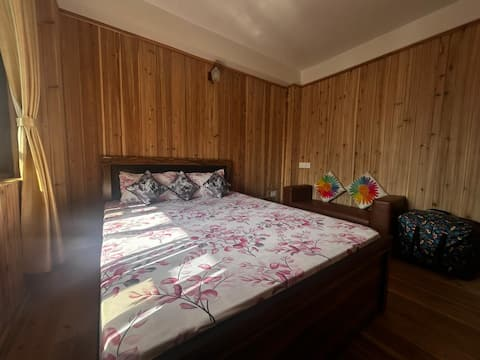
#> input picture private_media/aibooster/17c793d0-84b2-4d9a-b977-e1c341b4c930/original-103a594848fd46678d01243216ec012e.jpg, 480 x 360 px
$ python -i imaging.py   (imports and definitions only)
#> lines starting #> are read from the running program, lines starting #| are printed output that depends on the picture
#> further down, picture is the input picture: PIL image 480x360 RGB; mean R, G, B 104.2, 79, 60.3
"""Pillow steps: upscale the AI result and make the watermarked preview."""
import io
import math

from PIL import Image, ImageDraw, ImageFont, ImageOps

CLEAN_LONG_EDGE = 3000
PREVIEW_LONG_EDGE = 1600
API_LONG_EDGE = 1536
WATERMARK_TEXT = 'FavHost'
WATERMARK_OPACITY = 0.30
# Bump this whenever the watermark's look changes: stored previews carrying an older version are redrawn
# from the clean photo the next time they are shown (see views._current_preview_key).
WATERMARK_VERSION = 'w2'
_FONT_CANDIDATES = ('arialbd.ttf', 'Arial Bold.ttf', 'DejaVuSans-Bold.ttf', 'LiberationSans-Bold.ttf')


def open_image(data):
    """Open + validate image bytes, honouring EXIF orientation."""
    img = Image.open(io.BytesIO(data))
    img.load()
    return ImageOps.exif_transpose(img)


def image_format(data):
    """Pillow's format name ('JPEG', 'PNG', ...) for image bytes."""
    with Image.open(io.BytesIO(data)) as img:
        return img.format


def to_png_bytes(img):
    buf = io.BytesIO()
    img.save(buf, 'PNG')
    return buf.getvalue()


def _to_rgb(img):
    if img.mode in ('RGBA', 'LA', 'P'):
        rgba = img.convert('RGBA')
        bg = Image.new('RGB', rgba.size, (255, 255, 255))
        bg.paste(rgba, mask=rgba.split()[-1])
        return bg
    return img.convert('RGB')


def resize_long_edge(img, long_edge):
    """Resize keeping aspect ratio so the longer side is exactly `long_edge`."""
    w, h = img.size
    scale = long_edge / max(w, h)
    return img.resize((max(1, round(w * scale)), max(1, round(h * scale))), Image.LANCZOS)


def prepare_for_api(img, long_edge=API_LONG_EDGE):
    """JPEG bytes for the edits call, shrunk so the longer side is <= 1536px.

    The API returns at most 1536px, so a bigger input only slows the upload and
    costs more input tokens; it never improves the result. Never upscales.
    """
    img = _to_rgb(img)
    if max(img.size) > long_edge:
        img = resize_long_edge(img, long_edge)
    return to_jpeg_bytes(img, 90)


def upscale_to_clean(img):
    return resize_long_edge(_to_rgb(img), CLEAN_LONG_EDGE)


def _font(size):
    for name in _FONT_CANDIDATES:
        try:
            return ImageFont.truetype(name, size)
        except OSError:
            continue
    return ImageFont.load_default(size=size)


def watermark(img):
    """Small, light, diagonal repeating white 'FavHost' text: visible enough to deter reuse, subtle enough
    that the photo is still clearly judged."""
    base = _to_rgb(img)
    if max(base.size) > PREVIEW_LONG_EDGE:  # preview never needs to be bigger than this
        base = resize_long_edge(base, PREVIEW_LONG_EDGE)
    base = base.convert('RGBA')
    w, h = base.size
#> w = 480; h = 360
    size = max(14, round(min(w, h) * 0.035))
#> size = 14
    font = _font(size)
    alpha = round(255 * WATERMARK_OPACITY)
    stroke = 1   # hairline edge so the white text stays readable on bright walls

    left, top, right, bottom = font.getbbox(WATERMARK_TEXT, stroke_width=stroke)
#> left = -1; top = 2; right = 57; bottom = 14
    step_x, step_y = round((right - left) * 3.0), round((bottom - top) * 6.0)   # wide gaps: the photo stays easy to see
#> step_x = 174; step_y = 72

    # Draw on a square layer big enough that, once rotated, it still covers the photo.
    side = math.ceil(math.hypot(w, h))
#> side = 600
    layer = Image.new('RGBA', (side, side), (0, 0, 0, 0))
#> layer: PIL image 600x600 RGBA; every value is 0
    draw = ImageDraw.Draw(layer)
    for row, y in enumerate(range(0, side, step_y)):
        offset = (step_x // 2) if row % 2 else 0
        for x in range(-step_x, side, step_x):
            draw.text((x + offset, y), WATERMARK_TEXT, font=font,
                      fill=(255, 255, 255, alpha), stroke_width=stroke, stroke_fill=(30, 30, 30, round(alpha * 0.45)))
    layer = layer.rotate(30, resample=Image.BICUBIC)
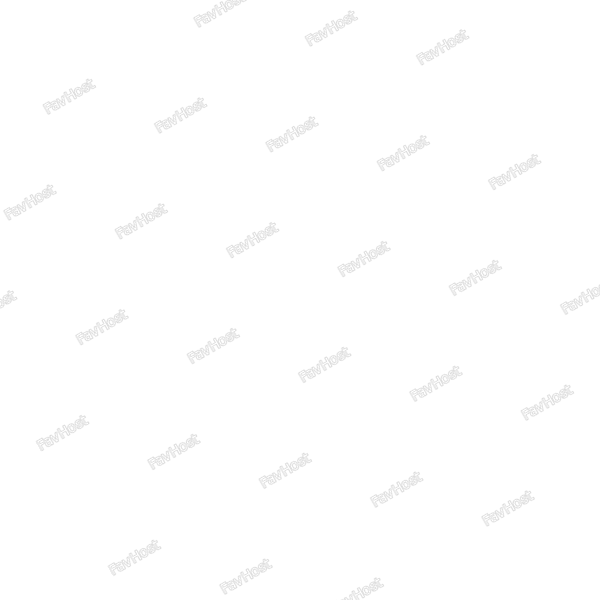
#> layer: PIL image 600x600 RGBA; mean R, G, B, A 3.9, 3.9, 3.9, 1.7; transparent parts drawn white
    crop_left, crop_top = (side - w) // 2, (side - h) // 2
#> crop_left = 60; crop_top = 120
    layer = layer.crop((crop_left, crop_top, crop_left + w, crop_top + h))
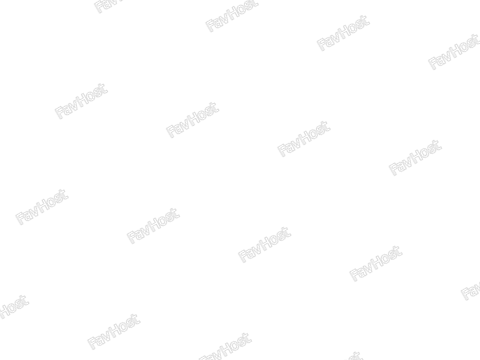
#> layer: PIL image 480x360 RGBA; mean R, G, B, A 4.4, 4.4, 4.4, 1.8; transparent parts drawn white
    return Image.alpha_composite(base, layer).convert('RGB')


def to_jpeg_bytes(img, quality):
    buf = io.BytesIO()
    # No optimize=True: it makes a 3000px encode noticeably slower for ~2% smaller files.
    img.save(buf, 'JPEG', quality=quality)
    return buf.getvalue()

>>> from PIL import Image
>>> picture = Image.open('../private_media/aibooster/17c793d0-84b2-4d9a-b977-e1c341b4c930/original-103a594848fd46678d01243216ec012e.jpg')
>>> result = watermark(picture)

$ run again, on private_media/aibooster/17c793d0-84b2-4d9a-b977-e1c341b4c930/clean-15f206f2f0724ea8bee6704a8ad26cab.jpg
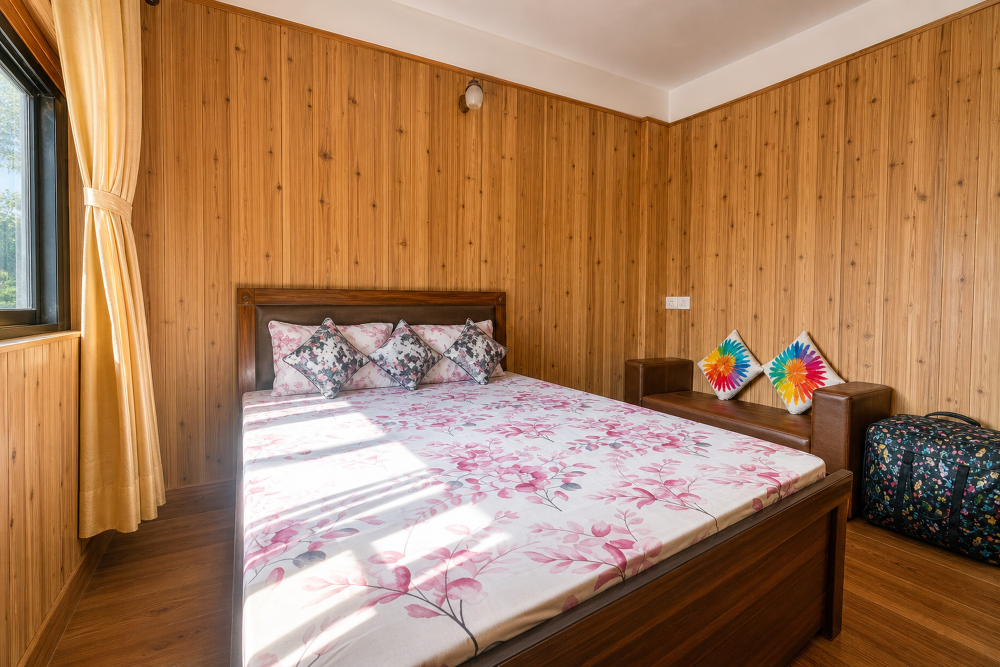
#> input picture private_media/aibooster/17c793d0-84b2-4d9a-b977-e1c341b4c930/clean-15f206f2f0724ea8bee6704a8ad26cab.jpg, 3000 x 2000 px (shown at 1/3 size)
#> picture is the input picture: PIL image 3000x2000 RGB; mean R, G, B 166.4, 124.4, 90.7
#> in watermark, `layer = layer.rotate(30, resample=Image.BICUBIC)`:
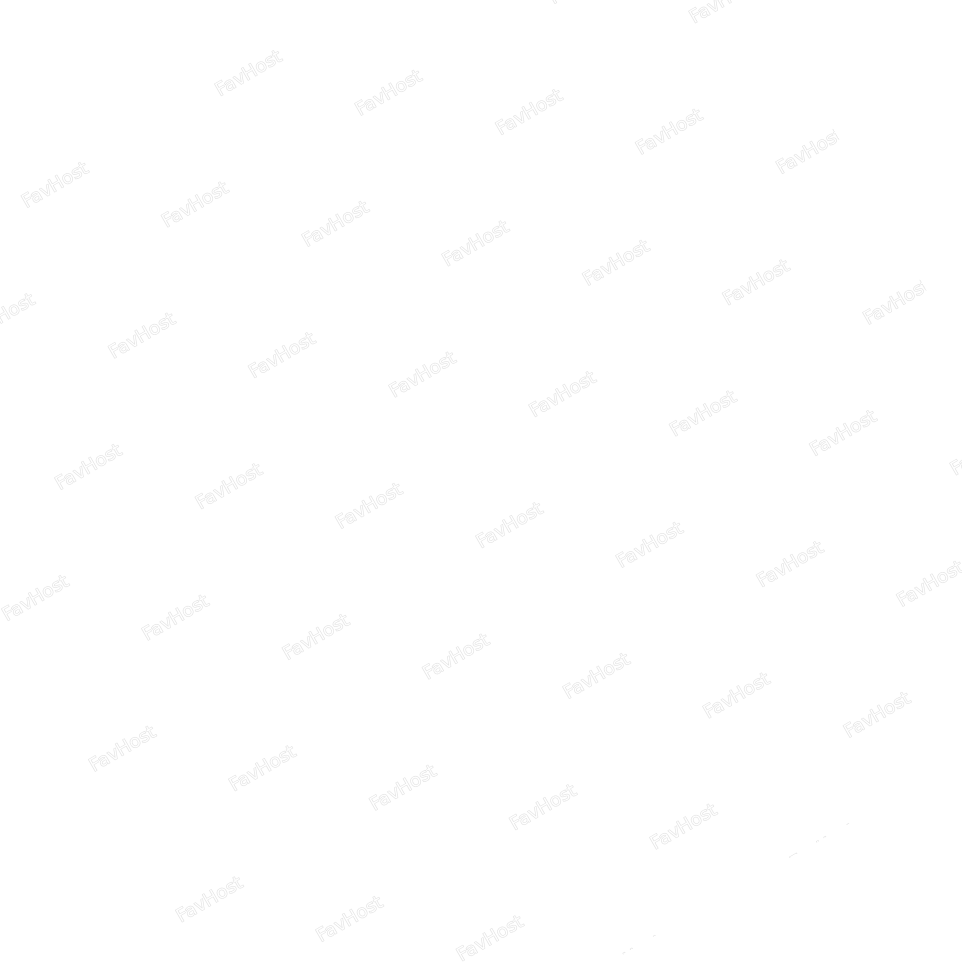
#> layer: PIL image 1924x1924 RGBA (shown at 1/2 size); mean R, G, B, A 3.6, 3.6, 3.6, 1.3; transparent parts drawn white
#> in watermark, `layer = layer.crop((crop_left, crop_top, crop_left + w, crop_top + h))`:
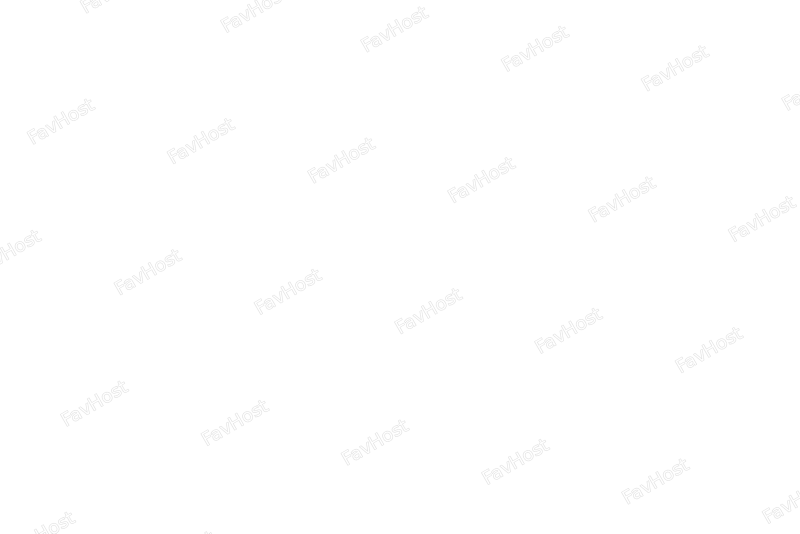
#> layer: PIL image 1600x1067 RGBA (shown at 1/2 size); mean R, G, B, A 4.1, 4.1, 4.1, 1.5; transparent parts drawn white
